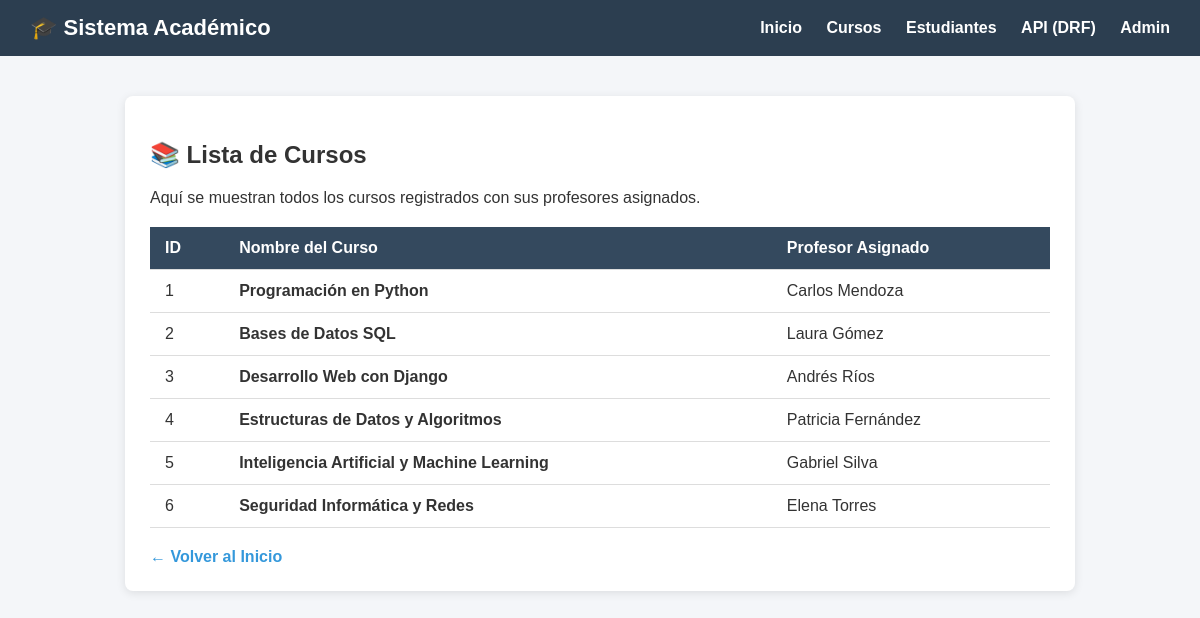
Screenshot of /cursos/ with the database file from the repository.
### api/models.py (models this page shows, shortened)
class Course(models.Model):
    name = models.CharField(max_length=100)
    teacher = models.ForeignKey(Teacher, on_delete=models.CASCADE, related_name='courses')

class Teacher(models.Model):
    first_name = models.CharField(max_length=100)
    last_name = models.CharField(max_length=100)

### api/views.py (the view)
# urls.py: path('cursos/', views.courses_view, name='courses'),
def courses_view(request):
    courses = Course.objects.all()
    return render(request, 'courses.html', {'courses': courses})

### api/templates/courses.html (shortened to what this page needs)
<!DOCTYPE html>
<html lang="es">
<head>
</head>
<body>
    <header>
        <h1>🎓 Sistema Académico</h1>
        <nav>
            <a href="/">Inicio</a>
            <a href="/cursos/">Cursos</a>
            <a href="/estudiantes/">Estudiantes</a>
            <a href="/api/">API (DRF)</a>
            <a href="/admin/">Admin</a>
        </nav>
    </header>
    <div class="container">
        <h2>📚 Lista de Cursos</h2>
        <p>Aquí se muestran todos los cursos registrados con sus profesores asignados.</p>
        {% if courses %}
            <table>
                <thead>
                    <tr>
                        <th>ID</th>
                        <th>Nombre del Curso</th>
                        <th>Profesor Asignado</th>
                    </tr>
                </thead>
                <tbody>
                    {% for course in courses %}
                        <tr>
                            <td>{{ course.id }}</td>
                            <td><strong>{{ course.name }}</strong></td>
                            <td>{{ course.teacher.first_name }} {{ course.teacher.last_name }}</td>
                        </tr>
                    {% endfor %}
                </tbody>
            </table>
        {% else %}
            <div class="empty-msg">
                ℹ️ No hay cursos registrados en la base de datos. Puedes agregarlos desde el <a href="/admin/">panel de administración</a> o la <a href="/api/courses/">API</a>.
            </div>
        {% endif %}
        <a href="/" class="btn-back">← Volver al Inicio</a>
    </div>
</body>
</html>

### api/templates/courses.html (style rules this page uses)
body { font-family: Arial, sans-serif; margin: 0; padding: 0; background-color: #f4f6f9; color: #333; }
header { background-color: #2c3e50; padding: 15px 30px; color: white; display: flex; justify-content: space-between; align-items: center; }
header h1 { margin: 0; font-size: 22px; }
nav a { color: white; text-decoration: none; margin-left: 20px; font-weight: bold; }
.container { max-width: 900px; margin: 40px auto; padding: 25px; background: white; border-radius: 8px; box-shadow: 0 2px 10px rgba(0,0,0,0.1); }
table { width: 100%; border-collapse: collapse; margin-top: 20px; }
th, td { padding: 12px 15px; text-align: left; border-bottom: 1px solid #ddd; }
th { background-color: #34495e; color: white; }
.btn-back { display: inline-block; margin-top: 20px; color: #3498db; text-decoration: none; font-weight: bold; }

### rows the page displays
Course: id "1", name "Programación en Python", teacher.first_name "Carlos", teacher.last_name "Mendoza"
Course: id "2", name "Bases de Datos SQL", teacher.first_name "Laura", teacher.last_name "Gómez"
Course: id "3", name "Desarrollo Web con Django", teacher.first_name "Andrés", teacher.last_name "Ríos"
Course: id "4", name "Estructuras de Datos y Algoritmos", teacher.first_name "Patricia", teacher.last_name "Fernández"
Course: id "5", name "Inteligencia Artificial y Machine Learning", teacher.first_name "Gabriel", teacher.last_name "Silva"
Course: id "6", name "Seguridad Informática y Redes", teacher.first_name "Elena", teacher.last_name "Torres"
